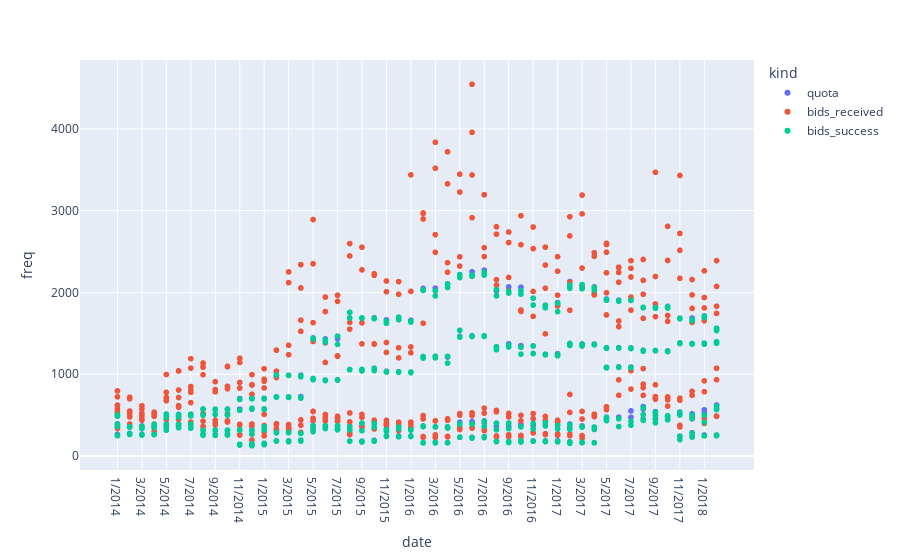

This figure's notebook cell:
### Code cell
# Quota by year
# sns.lineplot(data=df.groupby('year').sum(), x='year', y='quota')
# df.groupby('year').sum().head()
px.scatter(data_frame=df[['date', 'quota', 'bids_received', 'bids_success']].melt(id_vars='date', var_name='kind', value_name='freq'), x='date', y='freq', color='kind')

### Figure 1 — Plotly figure (JSON) as saved in the notebook; plotly's stock layout.template omitted (floating-point values rounded to 4 significant figures; data arrays with more than 128 entries replaced by an {"elided": "..."} marker saying what was removed)
{"data": [{"hovertemplate": "kind=quota<br>date=%{x}<br>freq=%{y}<extra></extra>", "legendgroup": "quota", "marker": {"color": "#636efa", "symbol": "circle"}, "mode": "markers", "name": "quota", "showlegend": true, "type": "scattergl", "x": {"elided": "400 str values"}, "xaxis": "x", "y": {"elided": "400 int values"}, "yaxis": "y"}, {"hovertemplate": "kind=bids_received<br>date=%{x}<br>freq=%{y}<extra></extra>", "legendgroup": "bids_received", "marker": {"color": "#EF553B", "symbol": "circle"}, "mode": "markers", "name": "bids_received", "showlegend": true, "type": "scattergl", "x": {"elided": "400 str values"}, "xaxis": "x", "y": {"elided": "400 int values"}, "yaxis": "y"}, {"hovertemplate": "kind=bids_success<br>date=%{x}<br>freq=%{y}<extra></extra>", "legendgroup": "bids_success", "marker": {"color": "#00cc96", "symbol": "circle"}, "mode": "markers", "name": "bids_success", "showlegend": true, "type": "scattergl", "x": {"elided": "400 str values"}, "xaxis": "x", "y": {"elided": "400 int values"}, "yaxis": "y"}], "layout": {"legend": {"title": {"text": "kind"}, "tracegroupgap": 0}, "margin": {"t": 60}, "xaxis": {"anchor": "y", "domain": [0, 1], "title": {"text": "date"}}, "yaxis": {"anchor": "x", "domain": [0, 1], "title": {"text": "freq"}}}}
